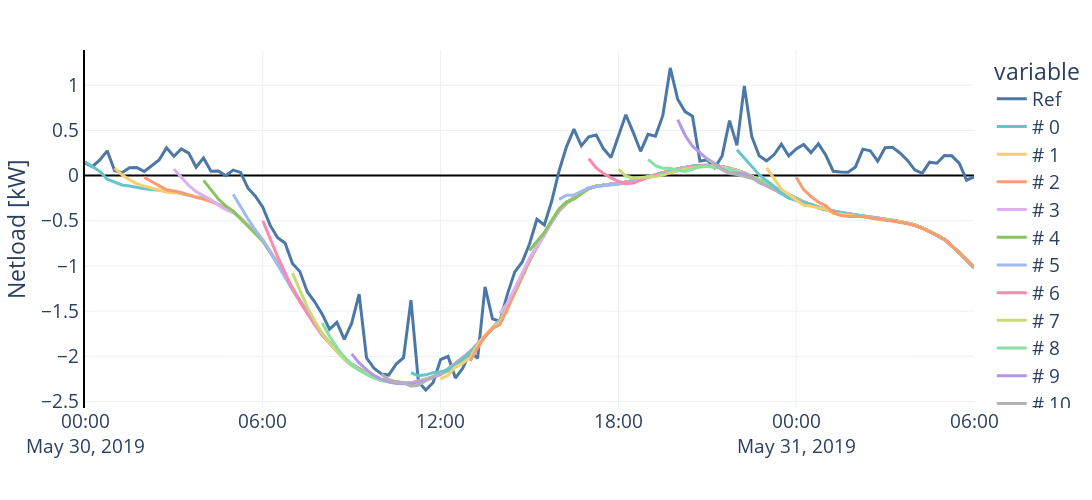
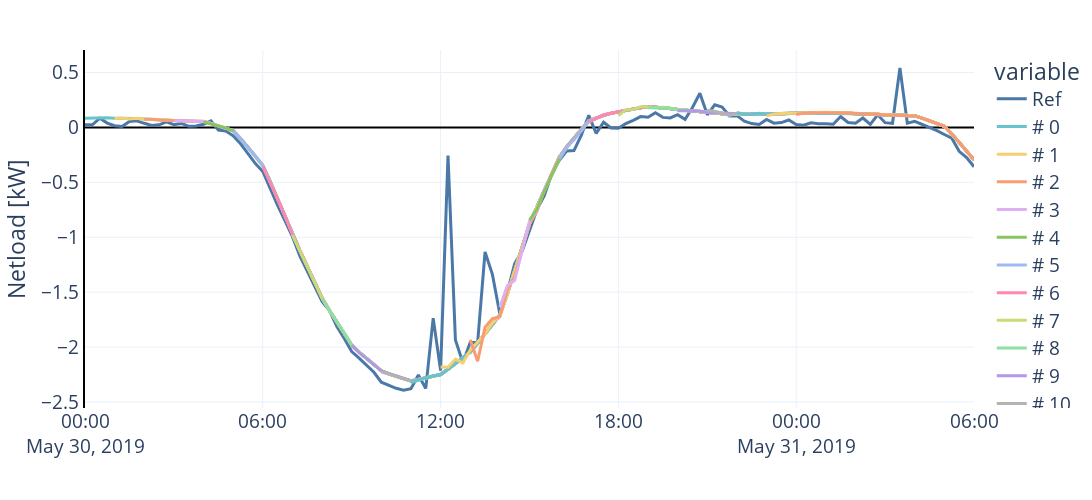
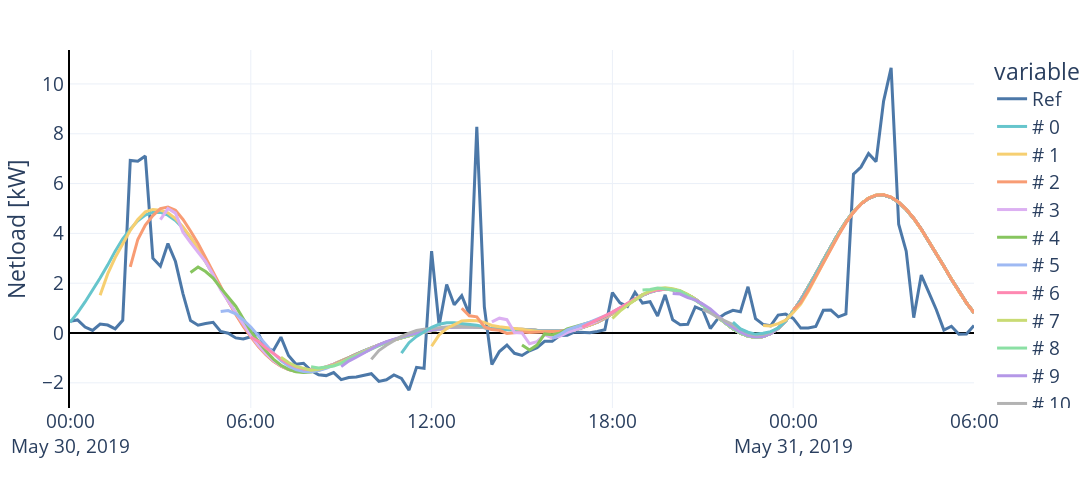
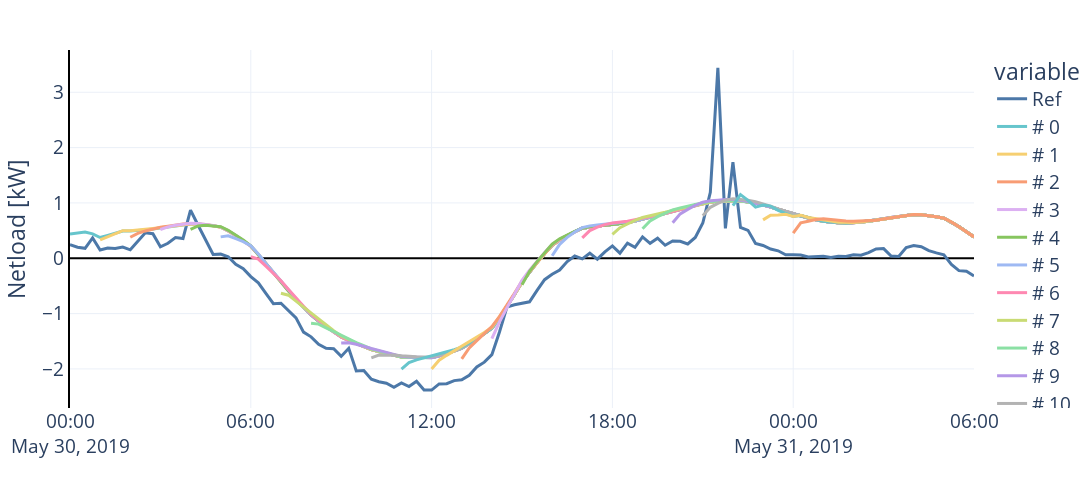

These figures' notebook cell, in order:
### Code cell
for house_id in house_ids[0:5]:
    graph = individuals.loc[start:end-timedelta(hours=18), [house_id]].copy()
    graph.columns = ["Ref"]

    fig = px.line(graph)
    fig.data[0].update(line_width=3)

    colors = 3 * px.colors.qualitative.Pastel
    for i, _res in enumerate(house_forecasts[house_id]):
        res = _res.copy()
        res.columns = [f"# {i}"]
        trace = px.line(res.loc[start:end-timedelta(hours=18), :]).data[0]
        fig.add_trace(trace)
        fig.data[-1].update(
            line_width=3,
            line_color=colors[i], 
            opacity=1)

    fig.update_layout(
        layout,
        height=500,
        width=1100,
        showlegend=True,
        xaxis_title="",
        yaxis_title="Netload [kW]",
        yaxis_showline=True, yaxis_linewidth=2, yaxis_linecolor='black',
        xaxis_showline=False, xaxis_linewidth=2, xaxis_linecolor='black',
        xaxis_tickangle=0)
    fig.show()
